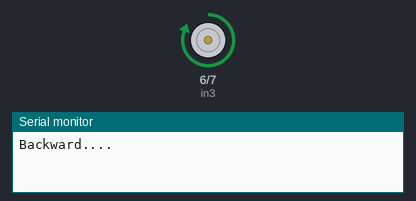
Recording of a sketch running on a simulated Arduino Uno, built with avr-gcc and run on an emulated ATmega328P. Parts: motor-driver pin pairs drawn as motors (green arrow = first pin HIGH = forward, orange = second pin HIGH = backward, longer = more drive, scaled by the enable pin), the last lines printed to the serial monitor.

Above: at 2.5 s.
At 7.5 s:
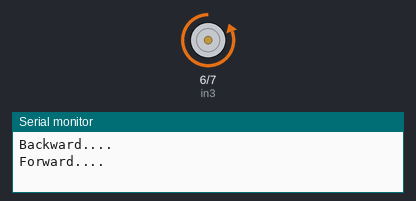
At 12.5 s:
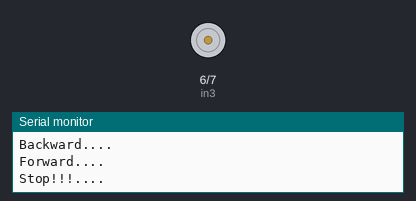
Timing chart, 0 to 19.5 s (numbered marks = the images above):
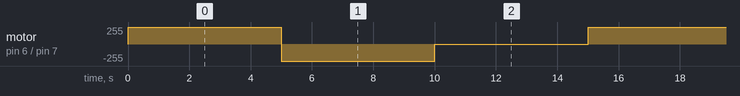

Measured:
- by itself, motor on pin 6 (in3) / pin 7 (in4): repeats every 15.0 s: backward 255/255 5.0 s, stopped 5.0 s, forward 255/255 5.0 s

The sketch:

motor_driver_L298N_test.ino
```cpp
/*  Arduino DC Motor Control - PWM | H-Bridge | L298N
         Example 02 - Arduino Robot Car Control
    by Dejan Nedelkovski, www.HowToMechatronics.com
*/

//#define enA 9
//#define in1 4
//#define in2 5
#define enB 10
#define in3 6
#define in4 7

//int motorSpeedA = 0;
int motorSpeedB = 0;

void setup() {
  //pinMode(enA, OUTPUT);
  pinMode(enB, OUTPUT);
  //pinMode(in1, OUTPUT);
  //pinMode(in2, OUTPUT);
  pinMode(in3, OUTPUT);
  pinMode(in4, OUTPUT);
  Serial.begin(9600);
}

void loop() {
  Serial.println("Backward....");

  // Set Motor B backward
  digitalWrite(in3, HIGH);
  digitalWrite(in4, LOW);
  // Convert the declining Y-axis readings for going backward from 470 to 0 into 0 to 255 value for the PWM signal for increasing the motor speed
  motorSpeedB = 255;
  analogWrite(enB, motorSpeedB); // Send PWM signal to motor B
  delay(5000.0);

  Serial.println("Forward....");

  // Set Motor B forward
  digitalWrite(in3, LOW);
  digitalWrite(in4, HIGH);
  motorSpeedB = 255;
  analogWrite(enB, motorSpeedB); // Send PWM signal to motor B
  delay(5000.0);

  Serial.println("Stop!!!....");

  //Set Motor Zero
  motorSpeedB = 0;
  analogWrite(enB, motorSpeedB); // Send PWM signal to motor B
  delay(5000.0);
}
```
